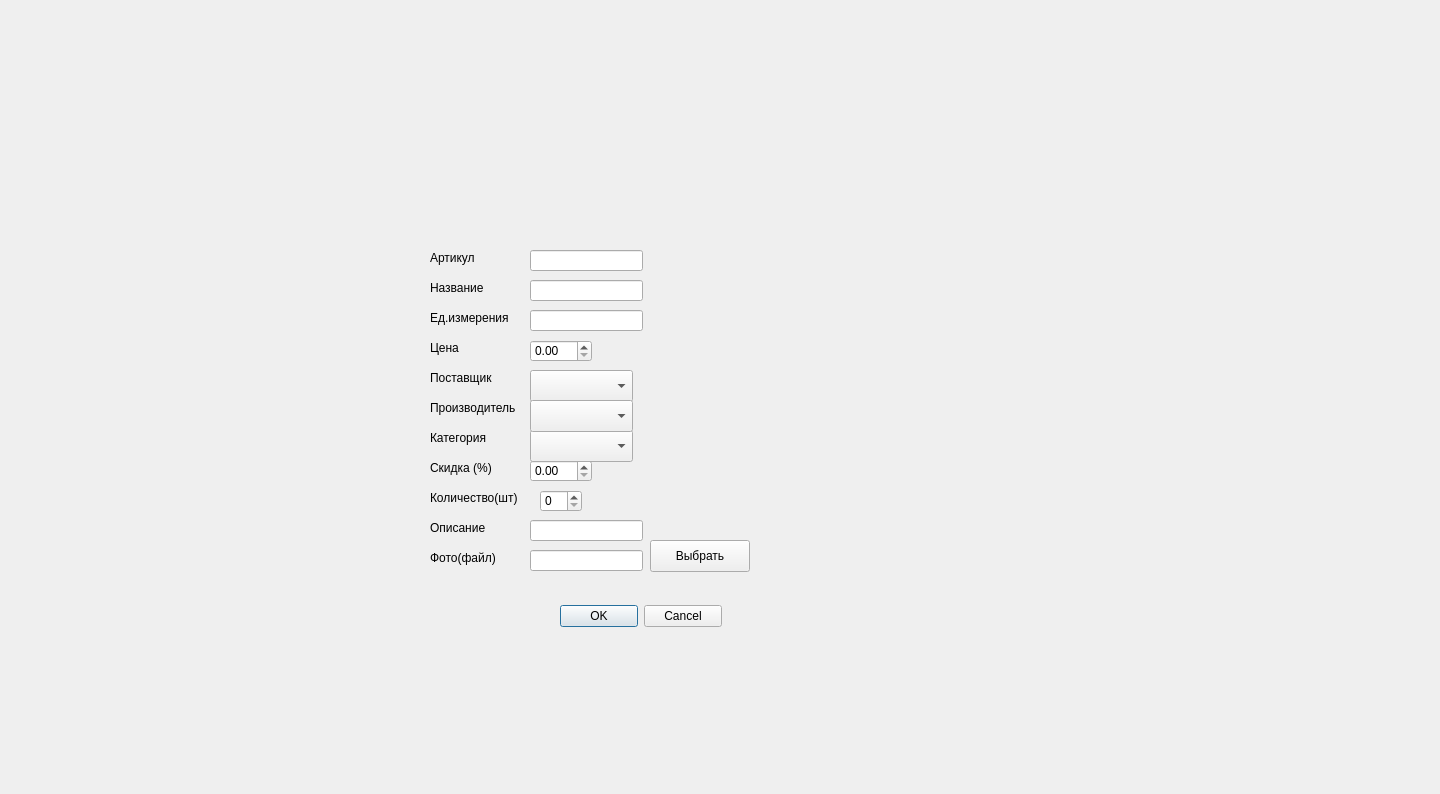
<?xml version="1.0" encoding="UTF-8"?>
<ui version="4.0">
 <class>Dialog</class>
 <widget class="QDialog" name="Dialog">
  <property name="geometry">
   <rect>
    <x>0</x>
    <y>0</y>
    <width>1440</width>
    <height>794</height>
   </rect>
  </property>
  <property name="windowTitle">
   <string>Dialog</string>
  </property>
  <widget class="QLabel" name="label_article">
   <property name="geometry">
    <rect>
     <x>430</x>
     <y>250</y>
     <width>58</width>
     <height>16</height>
    </rect>
   </property>
   <property name="text">
    <string>Артикул</string>
   </property>
  </widget>
  <widget class="QLabel" name="label_name">
   <property name="geometry">
    <rect>
     <x>430</x>
     <y>280</y>
     <width>71</width>
     <height>16</height>
    </rect>
   </property>
   <property name="text">
    <string>Название</string>
   </property>
  </widget>
  <widget class="QLabel" name="label_unit">
   <property name="geometry">
    <rect>
     <x>430</x>
     <y>310</y>
     <width>91</width>
     <height>16</height>
    </rect>
   </property>
   <property name="text">
    <string>Ед.измерения</string>
   </property>
  </widget>
  <widget class="QLabel" name="label_price">
   <property name="geometry">
    <rect>
     <x>430</x>
     <y>340</y>
     <width>58</width>
     <height>16</height>
    </rect>
   </property>
   <property name="text">
    <string>Цена</string>
   </property>
  </widget>
  <widget class="QLabel" name="label_supplier">
   <property name="geometry">
    <rect>
     <x>430</x>
     <y>370</y>
     <width>81</width>
     <height>16</height>
    </rect>
   </property>
   <property name="text">
    <string>Поставщик</string>
   </property>
  </widget>
  <widget class="QLabel" name="label_manufacturer">
   <property name="geometry">
    <rect>
     <x>430</x>
     <y>400</y>
     <width>101</width>
     <height>16</height>
    </rect>
   </property>
   <property name="text">
    <string>Производитель</string>
   </property>
  </widget>
  <widget class="QLabel" name="label_category">
   <property name="geometry">
    <rect>
     <x>430</x>
     <y>430</y>
     <width>71</width>
     <height>16</height>
    </rect>
   </property>
   <property name="text">
    <string>Категория</string>
   </property>
  </widget>
  <widget class="QLabel" name="label_discount">
   <property name="geometry">
    <rect>
     <x>430</x>
     <y>460</y>
     <width>71</width>
     <height>16</height>
    </rect>
   </property>
   <property name="text">
    <string>Скидка (%)</string>
   </property>
  </widget>
  <widget class="QLabel" name="label_quantity">
   <property name="geometry">
    <rect>
     <x>430</x>
     <y>490</y>
     <width>101</width>
     <height>16</height>
    </rect>
   </property>
   <property name="text">
    <string>Количество(шт)</string>
   </property>
  </widget>
  <widget class="QLabel" name="label_description">
   <property name="geometry">
    <rect>
     <x>430</x>
     <y>520</y>
     <width>71</width>
     <height>16</height>
    </rect>
   </property>
   <property name="text">
    <string>Описание</string>
   </property>
  </widget>
  <widget class="QLabel" name="label_image">
   <property name="geometry">
    <rect>
     <x>430</x>
     <y>550</y>
     <width>71</width>
     <height>16</height>
    </rect>
   </property>
   <property name="text">
    <string>Фото(файл)</string>
   </property>
  </widget>
  <widget class="QLineEdit" name="Edit_article">
   <property name="geometry">
    <rect>
     <x>530</x>
     <y>250</y>
     <width>113</width>
     <height>21</height>
    </rect>
   </property>
  </widget>
  <widget class="QLineEdit" name="Edit_name">
   <property name="geometry">
    <rect>
     <x>530</x>
     <y>280</y>
     <width>113</width>
     <height>21</height>
    </rect>
   </property>
  </widget>
  <widget class="QLineEdit" name="Edit_unit">
   <property name="geometry">
    <rect>
     <x>530</x>
     <y>310</y>
     <width>113</width>
     <height>21</height>
    </rect>
   </property>
  </widget>
  <widget class="QLineEdit" name="Edit_description">
   <property name="geometry">
    <rect>
     <x>530</x>
     <y>520</y>
     <width>113</width>
     <height>21</height>
    </rect>
   </property>
  </widget>
  <widget class="QLineEdit" name="Edit_image">
   <property name="geometry">
    <rect>
     <x>530</x>
     <y>550</y>
     <width>113</width>
     <height>21</height>
    </rect>
   </property>
  </widget>
  <widget class="QDoubleSpinBox" name="Spin_price">
   <property name="geometry">
    <rect>
     <x>530</x>
     <y>340</y>
     <width>62</width>
     <height>22</height>
    </rect>
   </property>
  </widget>
  <widget class="QDoubleSpinBox" name="Spin_discount">
   <property name="geometry">
    <rect>
     <x>530</x>
     <y>460</y>
     <width>62</width>
     <height>22</height>
    </rect>
   </property>
  </widget>
  <widget class="QSpinBox" name="spin_quantity">
   <property name="geometry">
    <rect>
     <x>540</x>
     <y>490</y>
     <width>42</width>
     <height>22</height>
    </rect>
   </property>
  </widget>
  <widget class="QDialogButtonBox" name="buttonBox">
   <property name="geometry">
    <rect>
     <x>560</x>
     <y>600</y>
     <width>162</width>
     <height>32</height>
    </rect>
   </property>
   <property name="standardButtons">
    <set>QDialogButtonBox::StandardButton::Cancel|QDialogButtonBox::StandardButton::Ok</set>
   </property>
  </widget>
  <widget class="QComboBox" name="combo_category">
   <property name="geometry">
    <rect>
     <x>530</x>
     <y>430</y>
     <width>103</width>
     <height>32</height>
    </rect>
   </property>
  </widget>
  <widget class="QComboBox" name="combo_supplier">
   <property name="geometry">
    <rect>
     <x>530</x>
     <y>370</y>
     <width>103</width>
     <height>32</height>
    </rect>
   </property>
  </widget>
  <widget class="QComboBox" name="combo_manufacturer">
   <property name="geometry">
    <rect>
     <x>530</x>
     <y>400</y>
     <width>103</width>
     <height>32</height>
    </rect>
   </property>
  </widget>
  <widget class="QPushButton" name="Button_photo">
   <property name="geometry">
    <rect>
     <x>650</x>
     <y>540</y>
     <width>100</width>
     <height>32</height>
    </rect>
   </property>
   <property name="text">
    <string>Выбрать</string>
   </property>
  </widget>
 </widget>
 <resources/>
 <connections/>
</ui>
